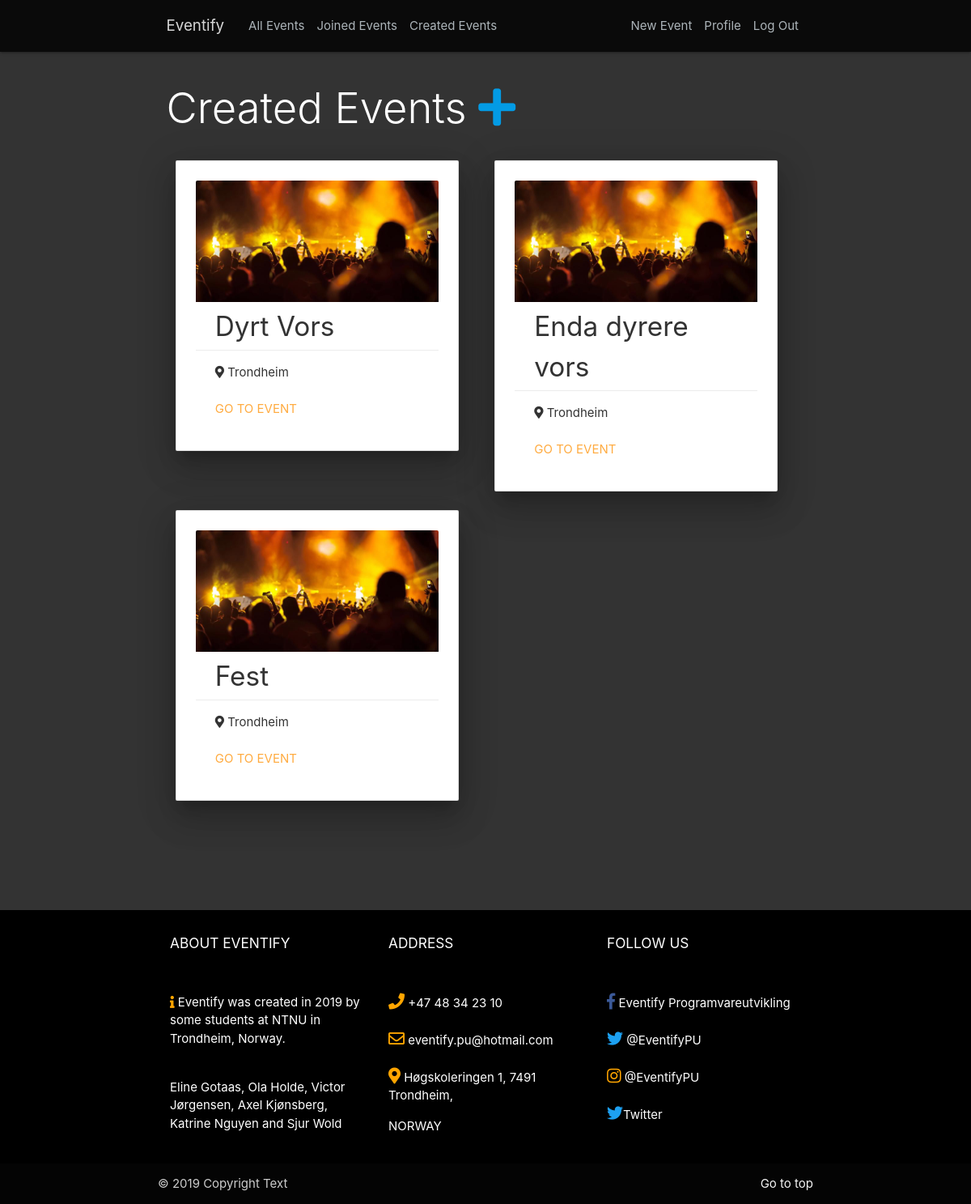
The app's page /event/created/ (signed in) with its own data.
### event/models.py (models this page shows, shortened)
class Post(models.Model):
    title = models.CharField(max_length=100)
    date_posted = models.DateTimeField(default=timezone.now)
    author = models.ForeignKey(User, on_delete=models.CASCADE, null=True)
    co_authors = models.ManyToManyField(User, related_name='co_authors')
    price = models.FloatField(default=0)
    attendees = models.ManyToManyField(User, related_name='attendees')
    waiting_list = models.ManyToManyField(User, related_name='waiting_list')
    start_date = models.DateTimeField(null=True, blank=True)
    end_date = models.DateTimeField(null=True, blank=True)
    attendance_limit = models.IntegerField(null=True, default=10000, blank=True)
    waiting_list_limit = models.IntegerField(null=True, default=0, blank=True)
    location = models.CharField(max_length=100, null=True)
    content = models.TextField()
    image = models.ImageField(default="default_event.jpg", upload_to="event_images", blank=True)
    is_private = models.BooleanField(default=False)
    invited = models.ManyToManyField(User, related_name="invited")
    class Meta:
       ordering = ['start_date']

### event/views.py (the view)
# urls.py: path('event/created/', views.HtmlRender.created_events, name='created-by-user'),
    def created_events(request):
        context = {
            'events': Post.objects.filter(author=request.user)
        }
        return render(request, 'event/created_events.html', context)

### event/templates/event/created_events.html
{% extends "event/base.html" %}
{% block content %}
<div class="container">
<h1 class="display-4" style="color:white;">Created Events <a href="{% url 'event-create' %}"><i class="fa fa-plus"></i></a></h1>
                  {% if events %}
                <div class="flex-container">
                    {% for event in events %}
                    <div class="col s5">
                      <div class="card z-depth-5 card-panel hoverable" style="width: 350px">
                        <div class="card-image">
                           <a href="{% url 'event-detail' event.id %}"><img src="{{ event.image.url }}" alt="" width="300px" height="150px"></a>
                          <span class="card-title" style="font-size: 10pt; padding-bottom: 10px; color: black;" ></span>
                        </div>
                        <div class="card-content" style="font-size: 25pt; padding-bottom: 3px; padding-top: 6px;">
                          <p>{{ event.title }}</p>
                        </div>
                        <div class="card-action">
                             <i class="fas fa-map-marker-alt"></i> {{ event.location }}
                            <br>
                            <br>
                           <a href="{% url 'event-detail' event.id %}">Go to event</a>
                        </div>
                      </div>
                    </div>
                    {% endfor %}
                    </div>
                {% endif %}
    </div>
{% endblock %}

### event/static/event/main.css (style rules this page uses)
body { background: #fafafa; color: #333333; background-color: #333333; heigth: 100vh; margin-top: 5%; }
h1, h2, h3, h4, h5, h6 { color: #444444; }
.flex-container { display: flex; flex-wrap: wrap; }
* { box-sizing:border-box }

### records on screen
Post: image (placeholder picture), title "Dyrt Vors", location "Trondheim"
Post: image (placeholder picture), title "Enda dyrere vors", location "Trondheim"
Post: image (placeholder picture), title "Fest", location "Trondheim"
